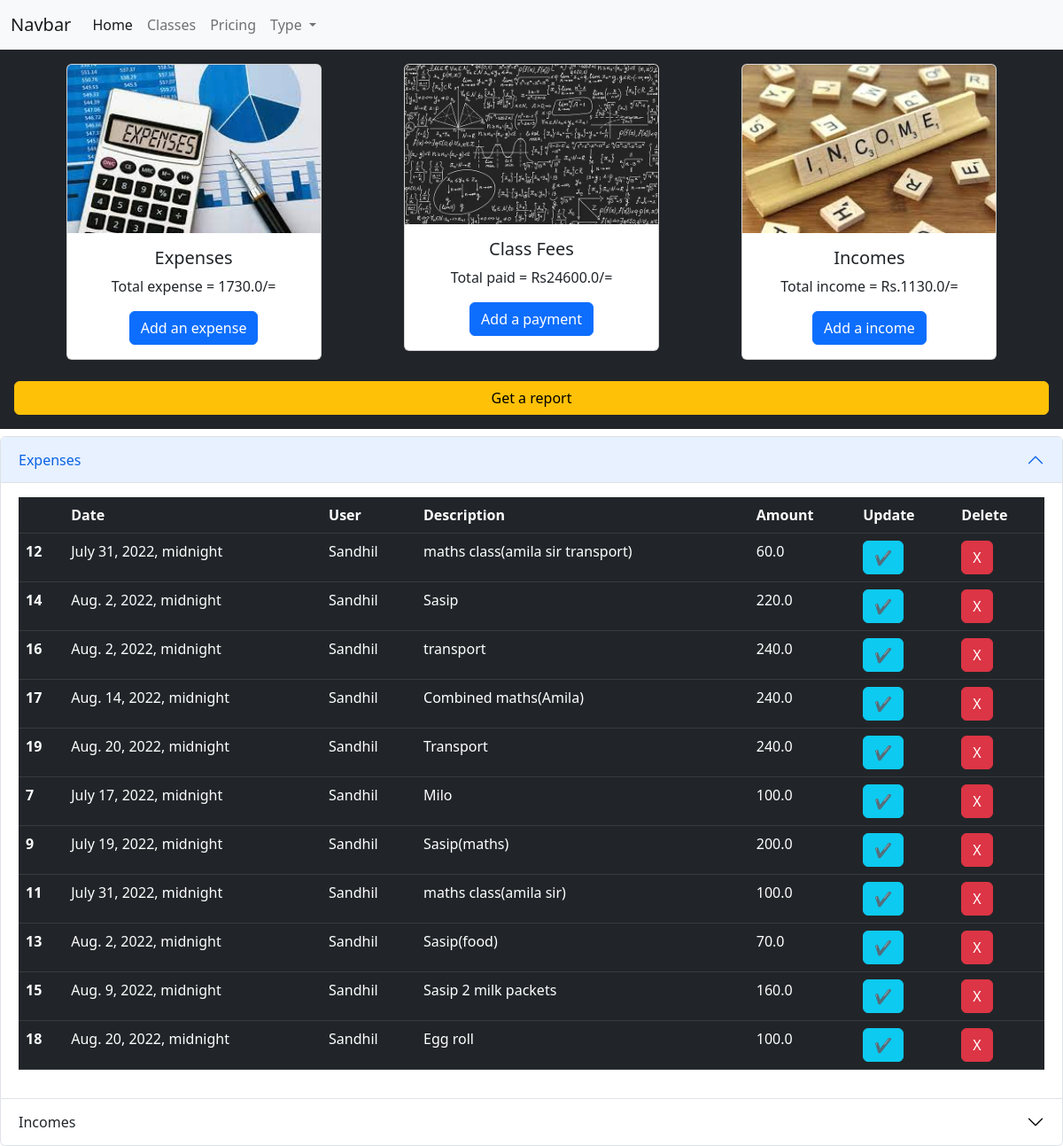
The page / on the database its author committed.
### base/models.py (models this page shows, shortened)
class Expense(models.Model):
    user = models.ForeignKey(User, on_delete=models.CASCADE, null=True)
    FOOD = 'FD'
    EDUCATION = 'ED'
    TRANSPORT = 'TR'
    ENTERTAINMENT = 'EN'
    HEALTH = 'HE'
    CREDITS = 'CR'
    OTHER = 'OT'
    type_of_choices = [
        (FOOD, 'Food'),
        (EDUCATION, 'Education'),
        (TRANSPORT, 'Transport'),
        (ENTERTAINMENT, 'Entertainment'),
        (HEALTH, 'Health'),
        (CREDITS, 'Credits'),
        (OTHER, 'Other'),
    ]
    Type = models.CharField(max_length=2, choices=type_of_choices, default=FOOD)
    detail = models.TextField(max_length=500, blank=True)
    amount = models.FloatField(null=True, blank=True)
    date = models.DateTimeField("Date of transaction", null=True)

class User(models.Model):
    user = models.CharField(max_length=20)
    age = models.IntegerField(null=True)
    def __str__(self):
        return self.user

### base/views.py (the view)
# urls.py: 2. Add a URL to urlpatterns:  path('', views.home, name='home')
def home(request):
    users = User.objects.order_by('-user')
    expenses_amount = Expense.objects.all()
    if len(expenses_amount) > 0:
        expenses_total = sum([total.amount for total in expenses_amount])
        expenses_max_amount = max([total.amount for total in expenses_amount])
    else:
        expenses_total = 0
        expenses_max_amount = 0
    print(len(expenses_amount))
    income_amount = Income.objects.all()
    if len(income_amount) > 0:
        income_total = sum([total.amount for total in income_amount])
    else:
        income_total = 0
    Classes_t = Payment.objects.all()
    if len(Classes_t) > 0:
        total_fees = sum([total.amount for total in Classes_t])
    else:
        total_fees = 0
    expenses = Expense.objects.order_by('-Type')
    incomes = Income.objects.order_by('-income_ty')
    context = {
        "users" : users,
        'expenses_total': expenses_total,
        "expenses_max_amount" : expenses_max_amount,
        "income_total" : income_total,
        "expenses" : expenses,
        "incomes" : incomes,
        "total_fees":total_fees,
    }
    return render(request, 'base/home.html', context)

### base/templates/base/home.html (shortened to what this page needs)
{% extends './main.html' %}
{% load static %}
{% block content %}
<div class="p-3 mb-2 bg-dark text-dark">
<center>
<div class="container">
  <div class="row">
    <div class="col-sm">
      <div class="card" style="width: 18rem;">
        <img src="{% static 'images/expense.jpg' %}" class="card-img-top" alt="...">
        <div class="card-body">
          <h5 class="card-title">Expenses</h5>
          <p class="card-text">Total expense = {{expenses_total}}/=</p>
          <a href="{% url 'tracker:expense_form' %}" class="btn btn-primary">Add an expense</a>
        </div>
      </div>
    </div>
    <div class="col-sm">
      <div class="card" style="width: 18rem;">
        <img src="{% static 'images/class_fees.png' %}" class="card-img-top" alt="...">
        <div class="card-body">
          <h5 class="card-title">Class Fees</h5>
          <p class="card-text">Total paid = Rs{{total_fees}}/=</p>
          <a href="{% url 'tracker:payment_form' %}" class="btn btn-primary">Add a payment</a>
        </div>
      </div>
    </div>
    <div class="col-sm">
      <div class="card" style="width: 18rem;">
        <img src="{% static 'images/incomes.jpg' %}" class="card-img-top" alt="...">
        <div class="card-body">
          <h5 class="card-title">Incomes</h5>
          <p class="card-text">Total income = Rs.{{income_total}}/=</p>
          <a href="{% url 'tracker:income_form' %}" class="btn btn-primary">Add a income</a>
        </div>
      </div>
    </div>
  </div>
</div>
<br>
<a type="button" class="btn btn-warning" style="width: 100%;" href="{% url 'tracker:pdf_view' %}">Get a report</a>
</center>
</div>
  {% include './data1.html' %}
{% endblock %}

### base/templates/base/expense_t.html (shortened to what this page needs)
<table class="table table-hover table-dark" cellspacing="1">
  <thead>
    <tr>
      <th scope="col"></th>
      <th scope="col">Date</th>
      <th scope="col">User</th>
      <th scope="col">Description</th>
      <th scope="col">Amount</th>
      <th scope="col">Update</th>
      <th scope="col">Delete</th>
    </tr>
  </thead>
  <tbody>
    {% for item in expenses %}
    <tr>
      <th scope="row">{{item.id}}</th>
      <td>{{item.date}}</td>
      <td>{{item.user}}</td>
      <td>{{item.detail}}</td>
      <td>{{item.amount}}</td>
      <td><a href="{% url 'tracker:update_expense' item.id %}" class="btn btn-info">✔</a></td>
      <td><a href="{% url 'tracker:expense_delete' item.id %}" class="btn btn-danger">X</a></td>
    </tr>
    {% endfor %}
  </tbody>
</table>

### rows shown on the page
Expense: id "12", date "July 31, 2022, midnight", user "Sandhil", detail "maths class(amila sir transport)", amount "60.0"
Expense: id "14", date "Aug. 2, 2022, midnight", user "Sandhil", detail "Sasip", amount "220.0"
Expense: id "16", date "Aug. 2, 2022, midnight", user "Sandhil", detail "transport", amount "240.0"
Expense: id "17", date "Aug. 14, 2022, midnight", user "Sandhil", detail "Combined maths(Amila)", amount "240.0"
Expense: id "19", date "Aug. 20, 2022, midnight", user "Sandhil", detail "Transport", amount "240.0"
Expense: id "7", date "July 17, 2022, midnight", user "Sandhil", detail "Milo", amount "100.0"
Expense: id "9", date "July 19, 2022, midnight", user "Sandhil", detail "Sasip(maths)", amount "200.0"
Expense: id "11", date "July 31, 2022, midnight", user "Sandhil", detail "maths class(amila sir)", amount "100.0"
Expense: id "13", date "Aug. 2, 2022, midnight", user "Sandhil", detail "Sasip(food)", amount "70.0"
Expense: id "15", date "Aug. 9, 2022, midnight", user "Sandhil", detail "Sasip 2 milk packets", amount "160.0"
Expense: id "18", date "Aug. 20, 2022, midnight", user "Sandhil", detail "Egg roll", amount "100.0"

### other values the page prints
{{ expenses_total }} "1730.0"
{{ total_fees }} "24600.0"
{{ income_total }} "1130.0"
